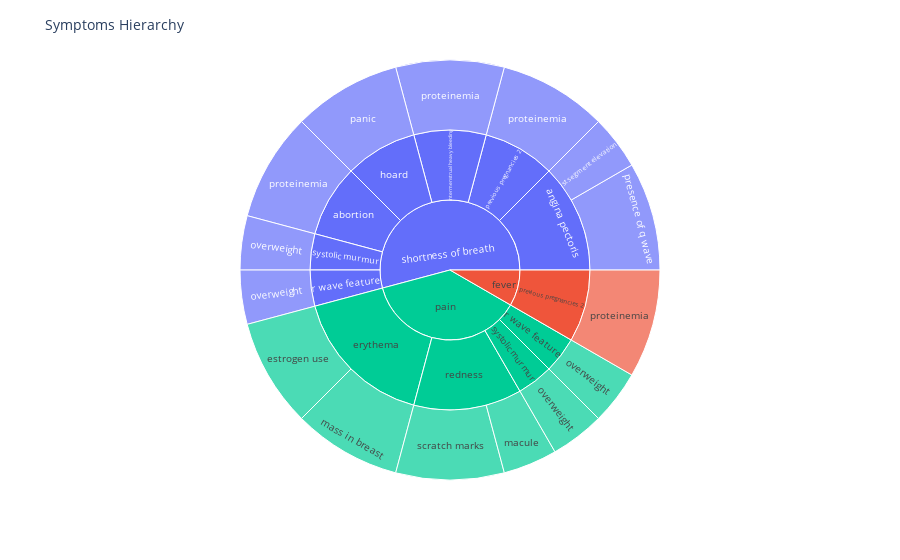

Notebook cell for this chart:
### Code cell
fig = px.sunburst(df, path=['root', 'l1', 'l2'], values='size', color='root')
fig.update_layout(title_text="Symptoms Hierarchy", font_size=10)
fig.show()

### Figure 1 — Plotly figure (JSON) as saved in the notebook; plotly's stock layout.template omitted (floating-point values rounded to 4 significant figures)
{"data": [{"branchvalues": "total", "customdata": [["shortness of breath"], ["fever"], ["shortness of breath"], ["pain"], ["pain"], ["pain"], ["shortness of breath"], ["pain"], ["shortness of breath"], ["fever"], ["shortness of breath"], ["shortness of breath"], ["pain"], ["shortness of breath"], ["shortness of breath"], ["pain"], ["shortness of breath"], ["fever"], ["shortness of breath"], ["shortness of breath"], ["shortness of breath"], ["shortness of breath"], ["shortness of breath"], ["pain"], ["shortness of breath"], ["pain"], ["pain"], ["pain"], ["pain"], ["shortness of breath"]], "domain": {"x": [0, 1], "y": [0, 1]}, "hovertemplate": "labels=%{label}<br>size=%{value}<br>parent=%{parent}<br>id=%{id}<br>root=%{customdata[0]}<extra></extra>", "ids": ["shortness of breath", "fever", "shortness of breath/systolic murmur", "pain", "pain/systolic murmur", "pain/redness", "shortness of breath/r wave feature", "pain/r wave feature", "shortness of breath/previous pregnancies 2", "fever/previous pregnancies 2", "shortness of breath/intermenstrual heavy bleeding", "shortness of breath/hoard", "pain/erythema", "shortness of breath/angina pectoris", "shortness of breath/abortion", "pain/erythema/estrogen use", "shortness of breath/previous pregnancies 2/proteinemia", "fever/previous pregnancies 2/proteinemia", "shortness of breath/intermenstrual heavy bleeding/proteinemia", "shortness of breath/abortion/proteinemia", "shortness of breath/angina pectoris/presence of q wave", "shortness of breath/hoard/panic", "shortness of breath/systolic murmur/overweight", "pain/systolic murmur/overweight", "shortness of breath/r wave feature/overweight", "pain/r wave feature/overweight", "pain/erythema/mass in breast", "pain/redness/macule", "pain/redness/scratch marks", "shortness of breath/angina pectoris/st segment elevation"], "labels": ["shortness of breath", "fever", "systolic murmur", "pain", "systolic murmur", "redness", "r wave feature", "r wave feature", "previous pregnancies 2", "previous pregnancies 2", "intermenstrual heavy bleeding", "hoard", "erythema", "angina pectoris", "abortion", "estrogen use", "proteinemia", "proteinemia", "proteinemia", "proteinemia", "presence of q wave", "panic", "overweight", "overweight", "overweight", "overweight", "mass in breast", "macule", "scratch marks", "st segment elevation"], "marker": {"colors": ["#636efa", "#EF553B", "#636efa", "#00cc96", "#00cc96", "#00cc96", "#636efa", "#00cc96", "#636efa", "#EF553B", "#636efa", "#636efa", "#00cc96", "#636efa", "#636efa", "#00cc96", "#636efa", "#EF553B", "#636efa", "#636efa", "#636efa", "#636efa", "#636efa", "#00cc96", "#636efa", "#00cc96", "#00cc96", "#00cc96", "#00cc96", "#636efa"]}, "name": "", "parents": ["", "", "shortness of breath", "", "pain", "pain", "shortness of breath", "pain", "shortness of breath", "fever", "shortness of breath", "shortness of breath", "pain", "shortness of breath", "shortness of breath", "pain/erythema", "shortness of breath/previous pregnancies 2", "fever/previous pregnancies 2", "shortness of breath/intermenstrual heavy bleeding", "shortness of breath/abortion", "shortness of breath/angina pectoris", "shortness of breath/hoard", "shortness of breath/systolic murmur", "pain/systolic murmur", "shortness of breath/r wave feature", "pain/r wave feature", "pain/erythema", "pain/redness", "pain/redness", "shortness of breath/angina pectoris"], "type": "sunburst", "values": [26, 4, 2, 18, 2, 6, 2, 2, 4, 4, 4, 4, 8, 6, 4, 4, 4, 4, 4, 4, 4, 4, 2, 2, 2, 2, 4, 2, 4, 2]}], "layout": {"font": {"size": 10}, "legend": {"tracegroupgap": 0}, "margin": {"t": 60}, "title": {"text": "Symptoms Hierarchy"}}}
